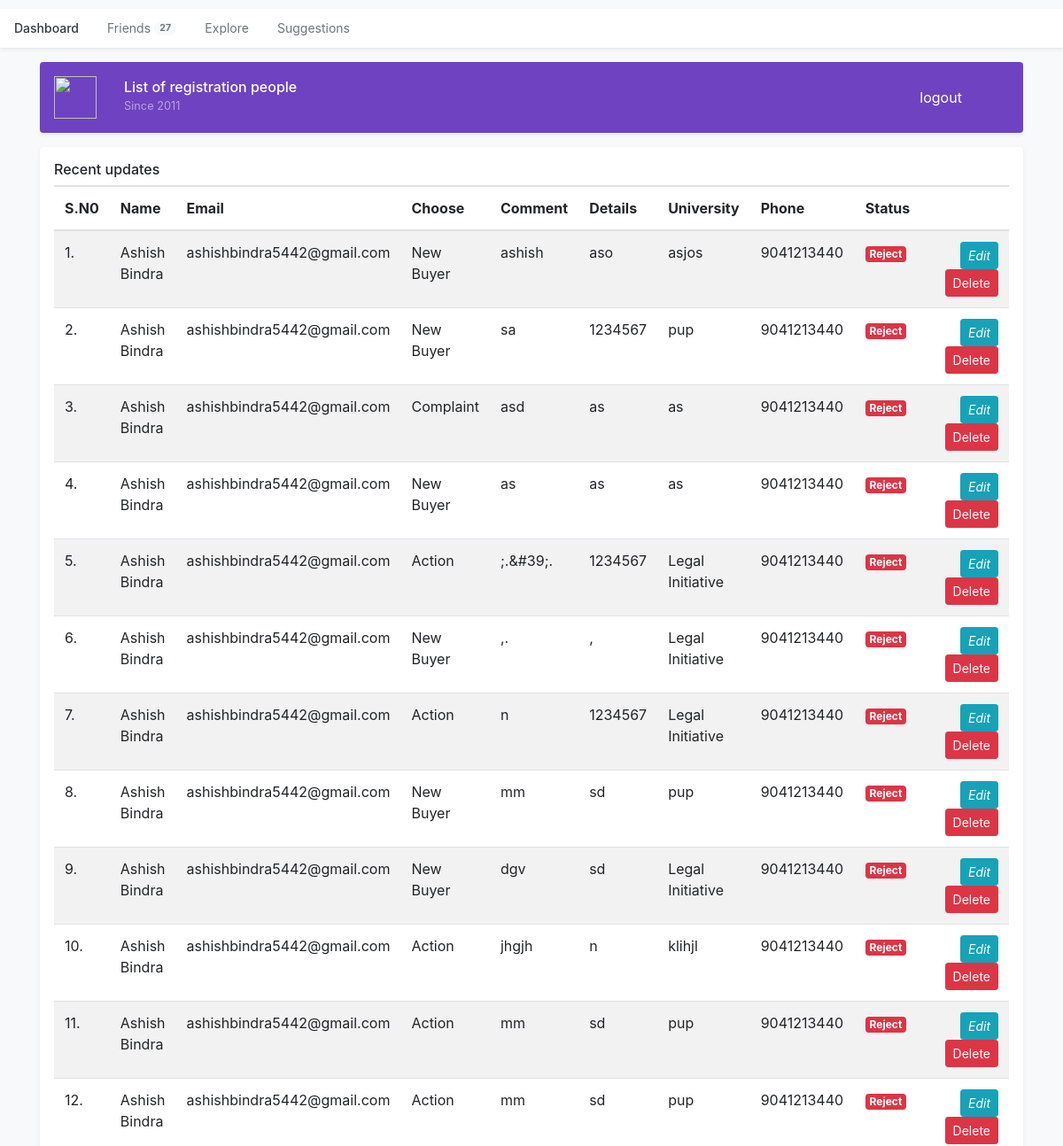
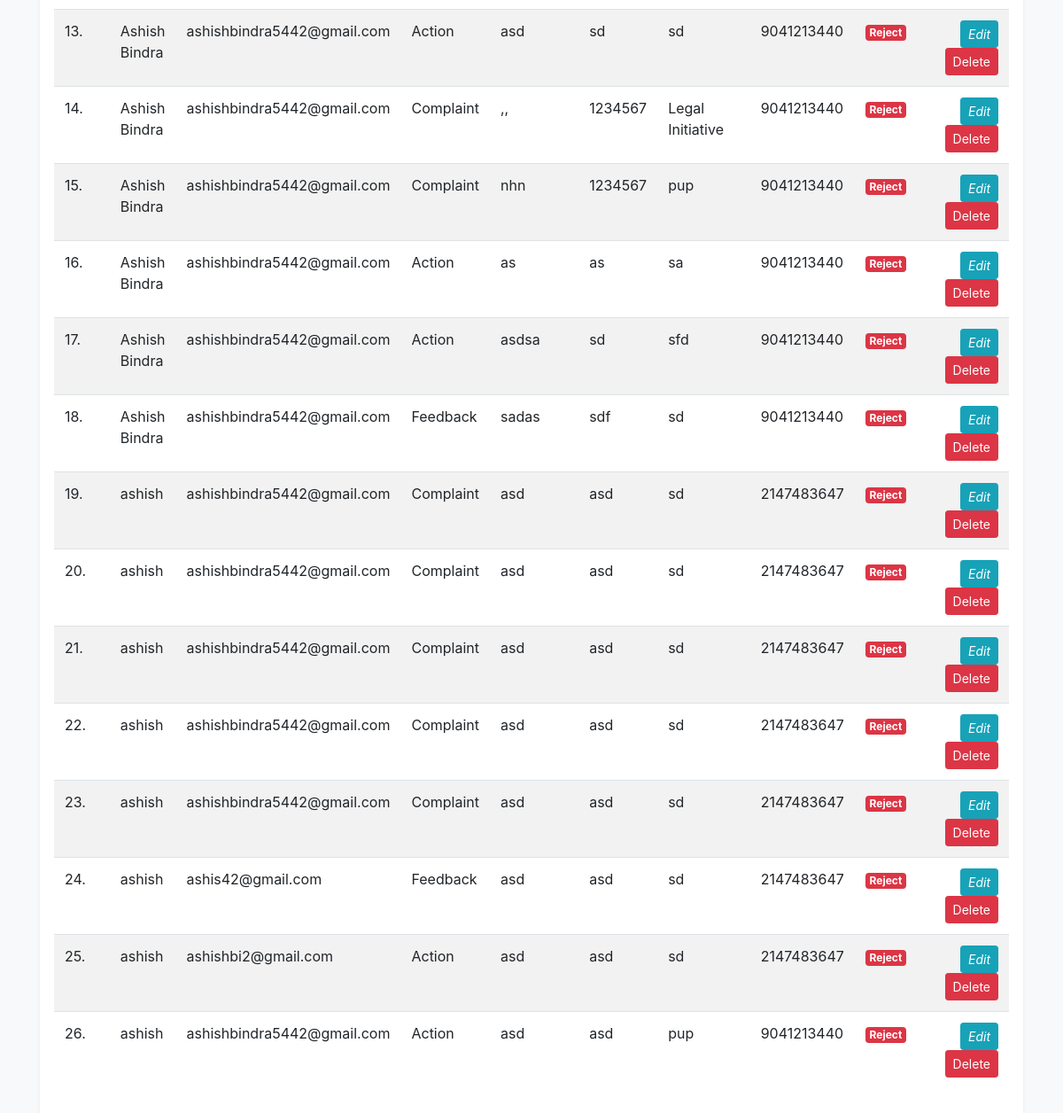
/home.php (signed in), run on the app's committed database (2 pictures, top to bottom).
### tables this page shows
CREATE TABLE `registration` (
  `rid` int(11) NOT NULL,
  `name` varchar(66) NOT NULL,
  `email` varchar(255) NOT NULL,
  `mobile` varchar(10) NOT NULL,
  `choose` varchar(111) NOT NULL,
  `comment` text NOT NULL,
  `university` varchar(255) NOT NULL,
  `details` varchar(121) NOT NULL,
  `password` varchar(202) NOT NULL,
  `status` int(55) DEFAULT '0'
);

### function.php (called while the page is built, shortened)
<?php
function selectAll(){
  global $conn;
  $statement = $conn->prepare("SELECT * FROM registration order by rid DESC ");
  $statement->execute();
  $row = $statement->fetchAll();
  return $row;
}
?>

### home.php (the view, shortened to what this page needs)
<?php
include('db.php');
include('function.php');
include('header.php');
$row = selectAll();
?>
<main role="main" class="container">
	<div class="d-flex align-items-center p-3 my-3 text-white-50 bg-purple rounded shadow-sm">
		<img class="mr-3" src="../../assets/brand/bootstrap-outline.svg" alt="" width="48" height="48">
		<div class="lh-90 col-md-10">
			<h6 class="mb-0 text-white lh-100">List of registration people</h6>
			<small>Since 2011</small>
		</div>
		<div class="pull-right  col-md-2"><a href="logout.php"> logout</a></div>
	</div>
	<div class="my-3 p-3 bg-white rounded shadow-sm">
		<h6 class="border-bottom border-gray pb-2 mb-0">Recent updates</h6>
		<div class="card-body p-0">
			<form method="post" action="<?php echo $_SERVER['PHP_SELF']; ?>">
				<table class="table table-striped projects">
					<thead>
						<tr>
							<th style="width: 1%">      S.N0    </th>
							<th>      Name      </th>
							<th>      Email     </th>
							<th>      Choose    </th>
							<th>      Comment   </th>
							<th>      Details   </th>
							<th>      University</th>
							<th>      Phone</th>
							<th>      Status    </th>
							<th style="width: 12%">   </th>
						</tr>
					</thead>
					<tbody>
						<?php
						if(isset($row)): $q=1;
							foreach($row as $r):?>
								<tr>
									<td> <?php echo $q."."; ?> </td>
									<td><?php echo $r['name'];?></td>
									<td><?php echo $r['email'];?></td>
									<td><?php echo $r['choose'];?></td>
									<td><?php echo $r['comment'];?></td>
									<td><?php echo $r['details'];?></td>
									<td><?php echo $r['university'];?></td>
									<td><?php echo $r['mobile'];?></td>
									<td class="project-state">
										<?php if($r['status']=='1'){ ?>
										<span class="badge badge-success">Success</span>
										<?php }else{?>
										<span class="badge badge-danger">Reject</span>
										<?php }?>
									</td>
									<td class="project-actions text-right">
										<button class="btn btn-info btn-sm">
												<i class="fas fa-pencil-alt"><i><a href="edit.php?edit=<?php echo $r['rid'];?>">Edit
											</a>
										</button>
										<button type="submit" class="btn btn-danger btn-sm"  name="delete">
											<a  href="home.php?del=<?php echo $r['rid'];?>">
											<i class="fas fa-trash"></i>   Delete	</a> </button>
									</td>
								</tr>
							<?php $q++; endforeach;
						endif; ?>
					</tbody>
				</table>
			</form>
		</div>
	</div>
</main>
<?php include('footer.php') ?>

### header.php (shortened to what this page needs)
<!doctype html>
<html lang="en">
<head>
	<link rel="stylesheet" href="https://stackpath.bootstrapcdn.com/bootstrap/4.5.0/css/bootstrap.min.css">
	<link href="css/offcanvas.css" rel="stylesheet">
</head>
<body class="bg-light">
	<div class="nav-scroller bg-white shadow-sm">
		<nav class="nav nav-underline">
			<a class="nav-link active" href="home.php">Dashboard</a>
			<a class="nav-link" href="#">
				Friends
				<span class="badge badge-pill bg-light align-text-bottom">27</span>
			</a>
			<a class="nav-link" href="#">Explore</a>
			<a class="nav-link" href="#">Suggestions</a>
		</nav>
	</div>

### footer.php (shortened to what this page needs)
</body>
</html>

### css/offcanvas.css (style rules this page uses)
html, body { overflow-x: hidden; }
body { padding-top: 10px; }
.nav-scroller { position: relative; z-index: 2; height: 2.75rem; overflow-y: hidden; }
.nav-scroller .nav { display: -ms-flexbox; display: flex; -ms-flex-wrap: nowrap; flex-wrap: nowrap; padding-bottom: 1rem; margin-top: -1px; overflow-x: auto; color: rgba(255, 255, 255, .75); text-align: center; white-space: nowrap; -webkit-overflow-scrolling: touch; }
.nav-underline .nav-link { padding-top: .75rem; padding-bottom: .75rem; font-size: .875rem; color: #6c757d; }
.nav-underline .active { font-weight: 500; color: #343a40; }
.text-white-50 { color: rgba(255, 255, 255, .5); }
.bg-purple { background-color: #6f42c1; }
.lh-100 { line-height: 1; }

### header.php (style rules this page uses)
a { text-decoration: none; color: white; }

### data on the page
registration: name "Ashish Bindra", email "ashishbindra5442@gmail.com", choose "New Buyer", comment "ashish", details "aso", university "asjos", mobile "9041213440", status "Reject"
registration: name "Ashish Bindra", email "ashishbindra5442@gmail.com", choose "New Buyer", comment "sa", details "1234567", university "pup", mobile "9041213440", status "Reject"
registration: name "Ashish Bindra", email "ashishbindra5442@gmail.com", choose "Complaint", comment "asd", details "as", university "as", mobile "9041213440", status "Reject"
registration: name "Ashish Bindra", email "ashishbindra5442@gmail.com", choose "New Buyer", comment "as", details "as", university "as", mobile "9041213440", status "Reject"
registration: name "Ashish Bindra", email "ashishbindra5442@gmail.com", choose "Action", comment ";.&#39;.", details "1234567", university "Legal Initiative", mobile "9041213440", status "Reject"
registration: name "Ashish Bindra", email "ashishbindra5442@gmail.com", choose "New Buyer", comment ",.", details ",", university "Legal Initiative", mobile "9041213440", status "Reject"
registration: name "Ashish Bindra", email "ashishbindra5442@gmail.com", choose "Action", comment "n", details "1234567", university "Legal Initiative", mobile "9041213440", status "Reject"
registration: name "Ashish Bindra", email "ashishbindra5442@gmail.com", choose "New Buyer", comment "mm", details "sd", university "pup", mobile "9041213440", status "Reject"
registration: name "Ashish Bindra", email "ashishbindra5442@gmail.com", choose "New Buyer", comment "dgv", details "sd", university "Legal Initiative", mobile "9041213440", status "Reject"
registration: name "Ashish Bindra", email "ashishbindra5442@gmail.com", choose "Action", comment "jhgjh", details "n", university "klihjl", mobile "9041213440", status "Reject"
registration: name "Ashish Bindra", email "ashishbindra5442@gmail.com", choose "Action", comment "mm", details "sd", university "pup", mobile "9041213440", status "Reject"
registration: name "Ashish Bindra", email "ashishbindra5442@gmail.com", choose "Action", comment "mm", details "sd", university "pup", mobile "9041213440", status "Reject"
registration: name "Ashish Bindra", email "ashishbindra5442@gmail.com", choose "Action", comment "asd", details "sd", university "sd", mobile "9041213440", status "Reject"
registration: name "Ashish Bindra", email "ashishbindra5442@gmail.com", choose "Complaint", comment ",,", details "1234567", university "Legal Initiative", mobile "9041213440", status "Reject"
registration: name "Ashish Bindra", email "ashishbindra5442@gmail.com", choose "Complaint", comment "nhn", details "1234567", university "pup", mobile "9041213440", status "Reject"
registration: name "Ashish Bindra", email "ashishbindra5442@gmail.com", choose "Action", comment "as", details "as", university "sa", mobile "9041213440", status "Reject"
registration: name "Ashish Bindra", email "ashishbindra5442@gmail.com", choose "Action", comment "asdsa", details "sd", university "sfd", mobile "9041213440", status "Reject"
registration: name "Ashish Bindra", email "ashishbindra5442@gmail.com", choose "Feedback", comment "sadas", details "sdf", university "sd", mobile "9041213440", status "Reject"
registration: name "ashish", email "ashishbindra5442@gmail.com", choose "Complaint", comment "asd", details "asd", university "sd", mobile "2147483647", status "Reject"
registration: name "ashish", email "ashishbindra5442@gmail.com", choose "Complaint", comment "asd", details "asd", university "sd", mobile "2147483647", status "Reject"
registration: name "ashish", email "ashishbindra5442@gmail.com", choose "Complaint", comment "asd", details "asd", university "sd", mobile "2147483647", status "Reject"
registration: name "ashish", email "ashishbindra5442@gmail.com", choose "Complaint", comment "asd", details "asd", university "sd", mobile "2147483647", status "Reject"
registration: name "ashish", email "ashishbindra5442@gmail.com", choose "Complaint", comment "asd", details "asd", university "sd", mobile "2147483647", status "Reject"
registration: name "ashish", email "ashis42@gmail.com", choose "Feedback", comment "asd", details "asd", university "sd", mobile "2147483647", status "Reject"
registration: name "ashish", email "ashishbi2@gmail.com", choose "Action", comment "asd", details "asd", university "sd", mobile "2147483647", status "Reject"
registration: name "ashish", email "ashishbindra5442@gmail.com", choose "Action", comment "asd", details "asd", university "pup", mobile "9041213440", status "Reject"
